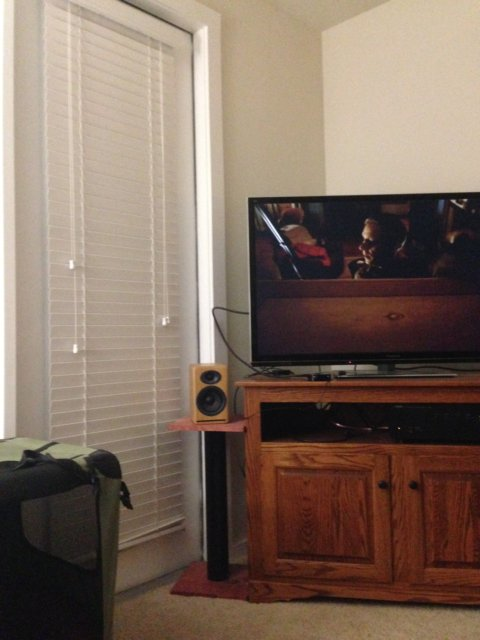
#> input picture Assignments/HomeTask3/stitch0.jpg, 480 x 640 px
$ python main.py
#> lines starting #> are read from the running program, lines starting #| are printed output that depends on the picture; after the words box and inside, x2 and y2 are one past the last pixel; in counts of white or black regions, pixels touching at a corner belong together
import cv2
import numpy as np
import matplotlib.pyplot as plt

# Read images
image1 = cv2.imread('stitch0.jpg')
#> image1 is the input picture: shape (640, 480, 3); mean B, G, R 95.3, 108.5, 127.8
image2 = cv2.imread('stitch1.jpg')
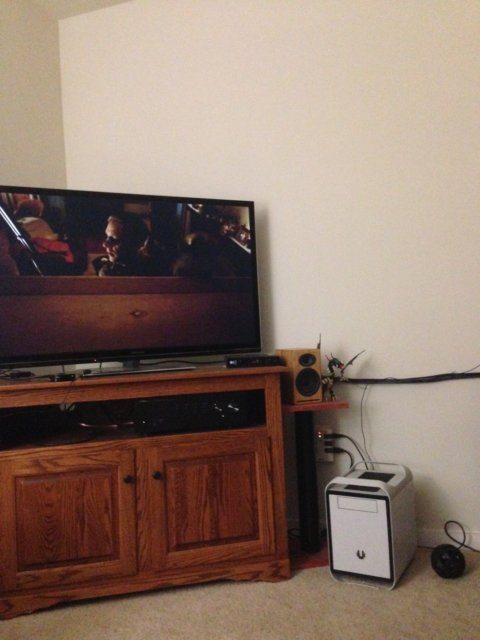
#> input picture Assignments/HomeTask3/stitch1.jpg, 480 x 640 px
#> image2 is the input picture: shape (640, 480, 3); mean B, G, R 105.4, 117.7, 139.1
image3 = cv2.imread('stitch2.jpg')
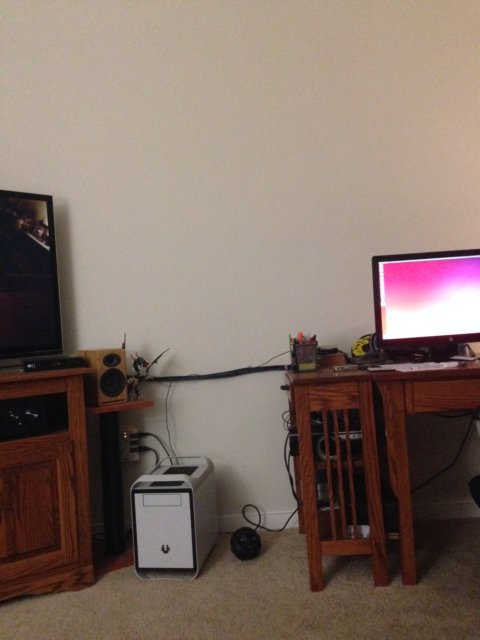
#> input picture Assignments/HomeTask3/stitch2.jpg, 480 x 640 px
#> image3 is the input picture: shape (640, 480, 3); mean B, G, R 102.6, 111.9, 129.7

# Convert to grayscale
gray1 = cv2.cvtColor(image1, cv2.COLOR_BGR2GRAY)
gray2 = cv2.cvtColor(image2, cv2.COLOR_BGR2GRAY)
gray3 = cv2.cvtColor(image3, cv2.COLOR_BGR2GRAY)

# Create SIFT object
sift = cv2.SIFT_create()

# Detect and compute descriptors
kp1, des1 = sift.detectAndCompute(gray1, None)
#> kp1 = 422 keypoints; strongest (x, y, size): (279, 239, 3.7), (454, 201, 2.6), (365, 234, 5.8), (465, 200, 2.1)
kp2, des2 = sift.detectAndCompute(gray2, None)
#> kp2 = 429 keypoints; strongest (x, y, size): (17, 232, 3.8), (249, 251, 2.6), (231, 362, 1.9), (248, 227, 2.8)
kp3, des3 = sift.detectAndCompute(gray3, None)
#> kp3 = 362 keypoints; strongest (x, y, size): (381, 264, 3.9), (389, 334, 8.8), (403, 321, 26.9), (376, 260, 6.4)

# Match keypoints
bf = cv2.BFMatcher()
matches = bf.knnMatch(des1, des2, k=2)
#> matches = 422 matches

# Apply ratio test
good_matches = [m for m, n in matches if m.distance < 0.75 * n.distance]
#> good_matches = 114 matches

MIN_MATCH_COUNT = 10
if len(good_matches) >= MIN_MATCH_COUNT:
    # Extract matched keypoints
    src_pts = np.float32([kp1[m.queryIdx].pt for m in good_matches]).reshape(-1, 1, 2)
#> src_pts = 114 rows, first 8: [27.68, 452.7], [79.92, 352], [128.1, 505], [148.6, 537.5], [153.9, 535.8], [166.6, 326.4], [169.4, 26.64], [173.1, 28.11]
    dst_pts = np.float32([kp2[m.trainIdx].pt for m in good_matches]).reshape(-1, 1, 2)
#> dst_pts = 114 rows, first 8: [203.6, 253.2], [115.8, 259.9], [394.8, 587.4], [182.5, 358.7], [182.5, 358.7], [115.8, 259.9], [459, 370.9], [459, 370.9]

    # Find homography matrix
    homography, _ = cv2.findHomography(dst_pts, src_pts, cv2.RANSAC, 3.0)
#> homography = [[0.652, -0.00539, 266.8], [-0.227, 0.924, 26.3], [-0.000743, 8.17e-06, 1]]

    # Calculate displacement and overlap for first stitch
    displacements = dst_pts[:, 0] - src_pts[:, 0]
#> displacements = 114 pairs, first value -271 to 289.6, second value -395.7 to 344.3
    overlap_width1 = np.mean(displacements)
#> overlap_width1 = -104.4
    width = int(image1.shape[1] + image2.shape[1] - int(abs(overlap_width1)))
#> width = 856

    # Warp image
    warped_image1 = cv2.warpPerspective(image2, homography, (image1.shape[1] + image2.shape[1], image1.shape[0]))

    # Create a copy for the stitched result
    stitched = warped_image1.copy()

    # Calculate the overlapping region for first stitch
    overlap_start1 = max(0, image1.shape[1] - int(abs(overlap_width1)))
#> overlap_start1 = 376
    overlap_end1 = min(image1.shape[1], stitched.shape[1])
#> overlap_end1 = 480
    overlap_width1 = overlap_end1 - overlap_start1
#> overlap_width1 = 104

    # Apply blending for first stitch
    if overlap_width1 > 0:
        # First copy the non-overlapping part of image1
        stitched[:image1.shape[0], :overlap_start1] = image1[:, :overlap_start1]

        # Handle the overlapping region with weighted blending
        for y in range(image1.shape[0]):
            for x in range(overlap_start1, overlap_end1):
                # Calculate weight based on position in overlap region
                alpha = (x - overlap_start1) / overlap_width1
                # Apply weighted average blending
                stitched[y, x] = (1 - alpha) * image1[y, x] + alpha * warped_image1[y, x]
#> stitched: shape (640, 960, 3); mean B, G, R 106.6, 118.5, 135.2

        # Copy the non-overlapping part of the warped image
        if overlap_end1 < warped_image1.shape[1]:
            stitched[:image1.shape[0], overlap_end1:warped_image1.shape[1]] = warped_image1[:image1.shape[0],
                                                                              overlap_end1:warped_image1.shape[1]]
    else:
        # If no actual overlap, just copy the first image
        stitched[:image1.shape[0], :image1.shape[1]] = image1

    # Crop stitched image to remove black areas
    gray_stitched = cv2.cvtColor(stitched, cv2.COLOR_BGR2GRAY)
    _, thresh = cv2.threshold(gray_stitched, 1, 255, cv2.THRESH_BINARY)
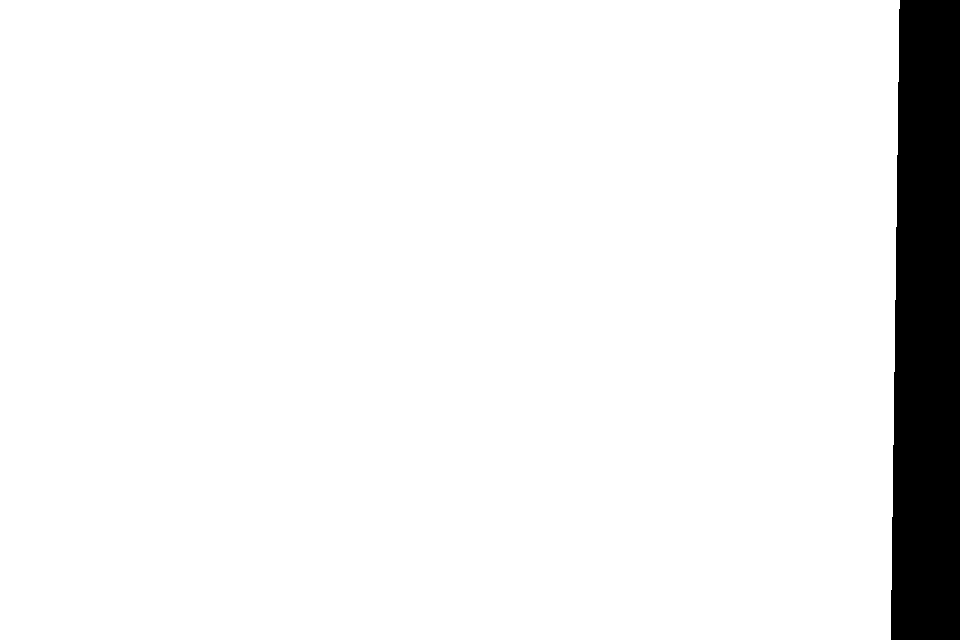
#> thresh: shape (640, 960); 93.3% white; 1 black region
    contours, _ = cv2.findContours(thresh, cv2.RETR_EXTERNAL, cv2.CHAIN_APPROX_SIMPLE)
#> contours = 1 contour; box (x1, y1, x2, y2) and area: (0, 0, 900, 640) 571402

    if contours:
        x, y, w, h = cv2.boundingRect(contours[0])
#> x = 0; y = 0; w = 900; h = 640
        first_stitched_cropped = stitched[y:y + h, x:x + w]
    else:
        first_stitched_cropped = stitched[:, :width]

    # Convert to ensure proper format for SIFT
    first_stitched_cropped = first_stitched_cropped.astype(np.uint8)

    # Repeat for third image
    gray_stitched = cv2.cvtColor(first_stitched_cropped, cv2.COLOR_BGR2GRAY)
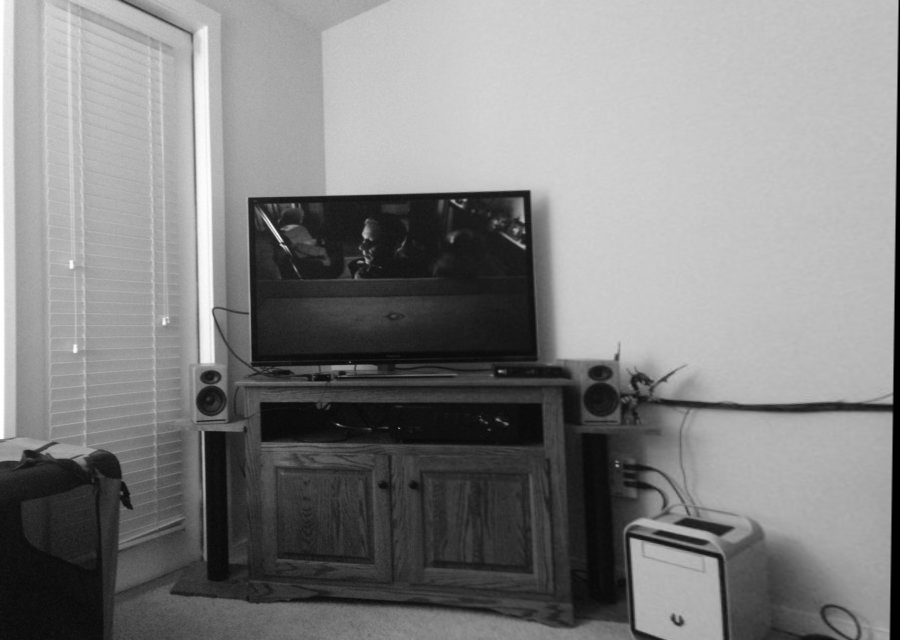
#> gray_stitched: shape (640, 900); min 0, max 255, mean 130.2
    kp_stitched, des_stitched = sift.detectAndCompute(gray_stitched, None)
#> kp_stitched = 654 keypoints; strongest (x, y, size): (279, 239, 3.7), (365, 234, 5.8), (523, 246, 3.2), (453, 201, 2.7)

    # Match with the third image
    matches_final = bf.knnMatch(des_stitched, des3, k=2)
#> matches_final = 654 matches
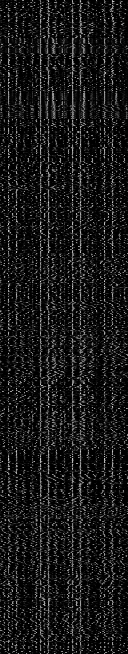
#> des_stitched: shape (654, 128) float32; min 0, max 217, mean 24
    good_matches_final = [m for m, n in matches_final if m.distance < 0.75 * n.distance]
#> good_matches_final = 106 matches

    if len(good_matches_final) >= MIN_MATCH_COUNT:
        # Extract matched keypoints for the final stitch
        src_pts_2 = np.float32([kp_stitched[m.queryIdx].pt for m in good_matches_final]).reshape(-1, 1, 2)
#> src_pts_2 = 106 rows, first 8: [43.48, 452.4], [81.82, 204.4], [130.3, 543.8], [163.8, 322.8], [169.4, 26.64], [173.1, 28.11], [196.5, 105.1], [196.9, 124.7]
        dst_pts_2 = np.float32([kp3[m.trainIdx].pt for m in good_matches_final]).reshape(-1, 1, 2)
#> dst_pts_2 = 106 rows, first 8: [287.1, 526.7], [404.3, 367.5], [347.5, 373.9], [241.7, 539.6], [254.5, 365], [254.5, 365], [254.5, 365], [254.5, 365]

        # Calculate displacement for second stitch
        displacements2 = dst_pts_2[:, 0] - src_pts_2[:, 0]
#> displacements2 = 106 pairs, first value -534.1 to 322.5, second value -169.8 to 338.3
        overlap_width2 = np.mean(displacements2)
#> overlap_width2 = -196.4
        width_final = int(first_stitched_cropped.shape[1] + image3.shape[1] - int(abs(overlap_width2)))
#> width_final = 1184

        # Find homography for third image
        homography2, _ = cv2.findHomography(dst_pts_2, src_pts_2, cv2.RANSAC, 3.0)
#> homography2 = [[0.382, -0.0308, 478.3], [-0.395, 0.993, 3.42], [-0.0013, -1.61e-05, 1]]

        # Warp third image
        warped_image2 = cv2.warpPerspective(image3, homography2,
                                            (first_stitched_cropped.shape[1] + image3.shape[1],
                                             max(first_stitched_cropped.shape[0], image3.shape[0])))

        # Create a copy for the final stitched result
        final_stitched = warped_image2.copy()

        # Calculate the overlapping region for second stitch
        overlap_start2 = max(0, first_stitched_cropped.shape[1] - int(abs(overlap_width2)))
#> overlap_start2 = 704
        overlap_end2 = min(first_stitched_cropped.shape[1], final_stitched.shape[1])
#> overlap_end2 = 900
        overlap_width2 = overlap_end2 - overlap_start2
#> overlap_width2 = 196

        # Apply blending for second stitch
        if overlap_width2 > 0:
            # First copy the non-overlapping part of first stitched image
            final_stitched[:first_stitched_cropped.shape[0], :overlap_start2] = first_stitched_cropped[:,
                                                                                :overlap_start2]

            # Handle the overlapping region with weighted blending
            for y in range(first_stitched_cropped.shape[0]):
                for x in range(overlap_start2, overlap_end2):
                    if y < first_stitched_cropped.shape[0] and x < first_stitched_cropped.shape[1]:
                        # Calculate weight based on position in overlap region
                        alpha = (x - overlap_start2) / overlap_width2
                        # Apply weighted average blending
                        final_stitched[y, x] = (1 - alpha) * first_stitched_cropped[y, x] + alpha * warped_image2[y, x]
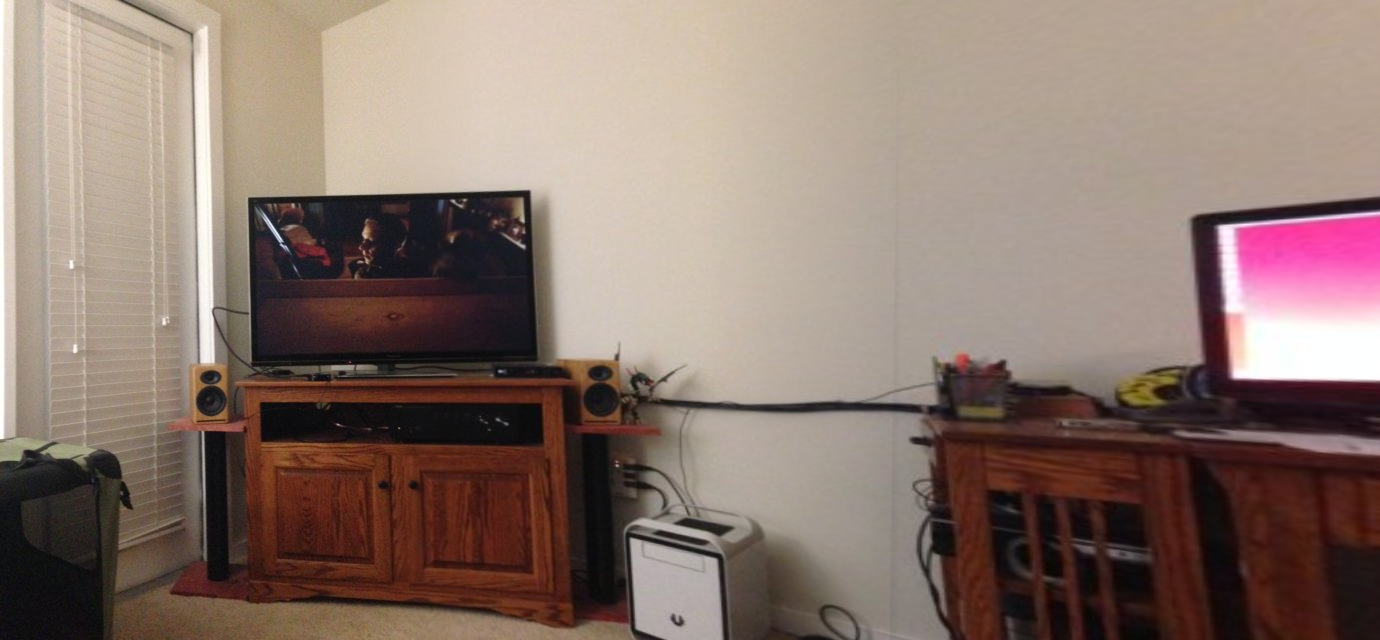
#> final_stitched: shape (640, 1380, 3); mean B, G, R 109.6, 119, 139.1

            # Copy the non-overlapping part of the warped image
            if overlap_end2 < warped_image2.shape[1]:
                valid_height = min(first_stitched_cropped.shape[0], warped_image2.shape[0])
#> valid_height = 640
                final_stitched[:valid_height, overlap_end2:warped_image2.shape[1]] = warped_image2[:valid_height,
                                                                                     overlap_end2:warped_image2.shape[
                                                                                         1]]
        else:
            # If no actual overlap, just copy the first stitched image
            final_stitched[:first_stitched_cropped.shape[0], :first_stitched_cropped.shape[1]] = first_stitched_cropped

        # Crop final stitched image to remove black areas
        gray_final = cv2.cvtColor(final_stitched, cv2.COLOR_BGR2GRAY)
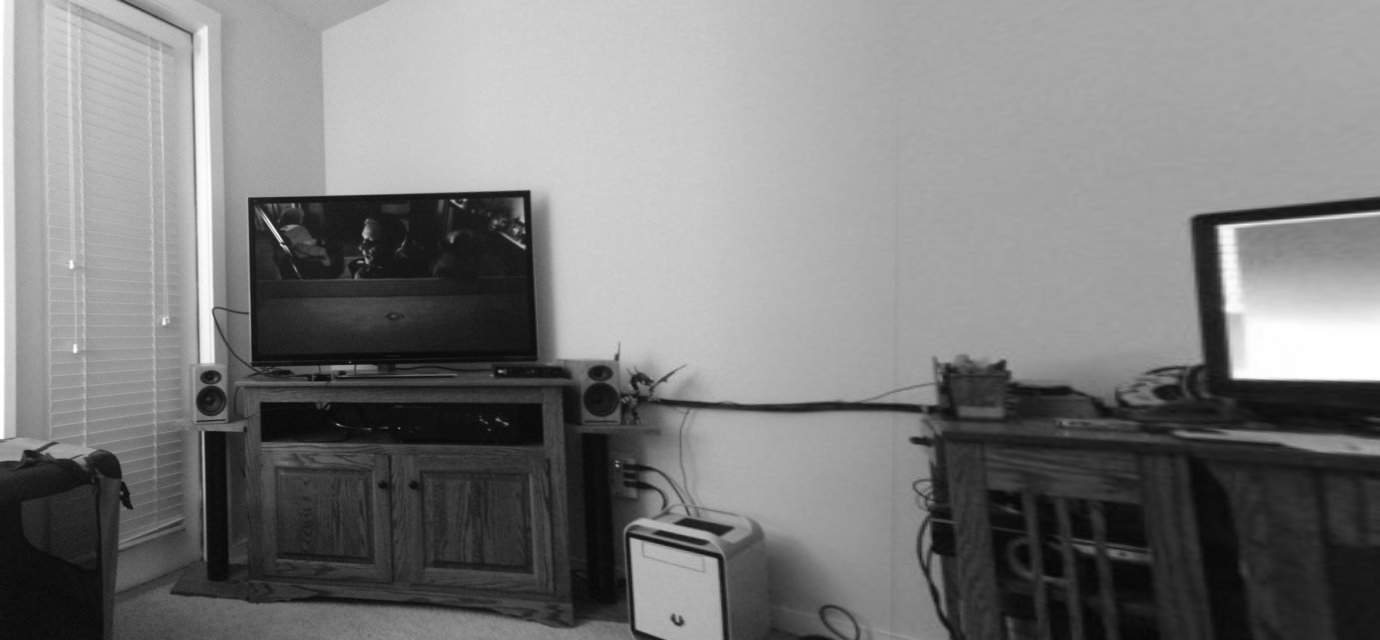
#> gray_final: shape (640, 1380); min 5, max 255, mean 123.9
        _, thresh = cv2.threshold(gray_final, 1, 255, cv2.THRESH_BINARY)
#> thresh: shape (640, 1380); every value is 255
        contours, _ = cv2.findContours(thresh, cv2.RETR_EXTERNAL, cv2.CHAIN_APPROX_SIMPLE)
#> contours = [[[0, 0], [0, 639], [1379, 639], [1379, 0]]]

        if contours:
            x, y, w, h = cv2.boundingRect(contours[0])
#> w = 1380
            final_result = final_stitched[y:y + h, x:x + w]
        else:
            final_result = final_stitched[:, :width_final]

        # Display result
        plt.figure(figsize=(12, 8))
        plt.imshow(cv2.cvtColor(final_result, cv2.COLOR_BGR2RGB))
        plt.title("Final Stitched Image with Improved Blending")
        plt.axis("off")
        plt.show()

        # Save the final image
        cv2.imwrite('panorama_result.jpg', final_result)

        print("Stitching completed successfully!")
    else:
        print("Not enough matches found for final stitching -", len(good_matches_final), "/", MIN_MATCH_COUNT)
else:
    print("Not enough matches found for first stitching -", len(good_matches), "/", MIN_MATCH_COUNT)
